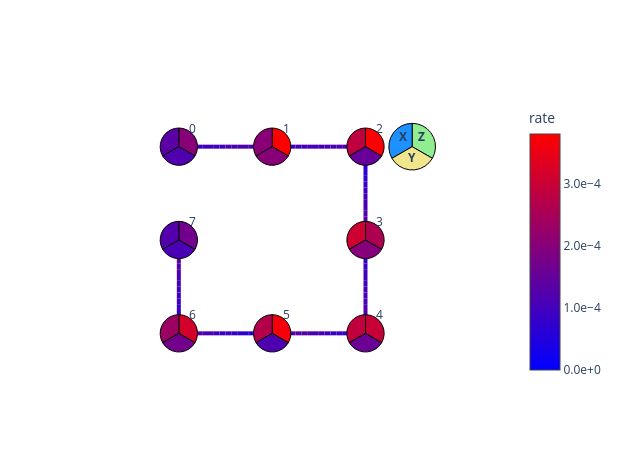

Here is the notebook cell this chart was saved with:
### Markdown cell above
### Learn the entangling layers' noise

PEC starts by learning the twirled noise model of each layer of entangling gates in the circuit. If you assume a Markovian noise model, the depth of the circuit is assumed to not affect the noise channel of a given entangling layer.  Therefore, only the noise model of each unique layer of entangling gates should be learned. The circuit used in this guide can be split into two unique layers. Designing circuits to have a minimal set of unique entangling layers is important if you want to learn a noise model, since the unique layers must be learned independently. If you have too many unique layers in your circuit, noise learning can become infeasible due to the sampling cost of learning many layers.

`qiskit-noise-learning` is used to learn the noise. The learner repeats each layer _`fragment_depths`_ times in its learning circuits, twirls each circuit _`num_randomizations`_ times, and fits the decay of the measured fidelities to a Pauli-Lindblad model. These parameters can effect the accuracy of the learned model. The more accurate the learned noise model is, the more accurate the noise cancellation will be.
The following code draws the learned noise model with the two layers merged into one map. Each qubit is a pie of its weight-1 X, Y and Z rates summed over the two layers, and each edge shows the learned weight-2 rates. For example, a rate of ``3e-4`` means that error occurs on roughly three of every 10,000 uses of the layer.

Readout noise mitigation is done in post-processing by using TREX, as opposed to the **gate** noise model, which is required for the program preparation in order to inject the anti-noise that corresponds to the learned noise model.
Therefore, the readout noise can be either executed and learned when learning the gates' noise, or when executing the mitigated program. Learning the readout noise alongside the gate noise might be beneficial for learning a self-consistent noise model (see [Disambiguating Pauli noise in quantum computers](https://arxiv.org/pdf/2505.22629) for example). In cases where the gate noise and the readout noise are separated in the noise model, it is recommended that you learn the readout noise when executing the mitigated program to avoid drift in the noise between the when it was learned and executed.

In this guide, the readout noise is learned while executing the mitigated program by using TREX calibration circuit.

### Code cell
from qiskit.providers.fake_provider import GenericBackendV2
from qiskit.quantum_info import PauliList
from qiskit_ibm_runtime.results import LayerError, PauliLindbladError
from qiskit_ibm_runtime.visualization.embeddings import Embedding
from qiskit_mitigation import PEC
from qiskit_noise_learning.aer_executor import AerExecutor
from qiskit_noise_learning.noise_learner import LearningOptions, NoiseLearner
from samplomatic import InjectNoise

line_coupling = [(i, i + 1) for i in range(num_qubits - 1)]
backend = GenericBackendV2(
    num_qubits=num_qubits,
    basis_gates=["id", "rz", "sx", "x", "cz"],
    coupling_map=line_coupling,
)

task_pec = PEC()
# first learn only the layers PEC will inject noise into, i.e. not the measurement layer
pec_layers = [
    layer
    for layer in task_pec.find_unique_layers(mirrored_circuit, boxing_options)
    if get_annotation(layer.operation, InjectNoise)
]
layers = task_pec.find_unique_layers(mirrored_circuit, boxing_options)

learning_options = LearningOptions(
    fragment_depths=[2, 4, 8, 16],
    num_randomizations=250,
    shots_per_randomizations=16,
)

# qiskit-noise-learning is not compatible with the Executor in local mode,
# and requires the simulator present in the package for running simulation
noise_dict = {
    get_annotation(layer.operation, Tag).ref: noise_layer
    for layer, noise_layer in layer_noise_model
}
noise_learner_simulator = AerExecutor(
    qasm_simulator=AerSimulator(method="stabilizer"), noise_dict=noise_dict
)
learner = NoiseLearner(
    backend, options=learning_options, executor=noise_learner_simulator
)
learned_noise = (
    learner.run(pec_layers).result().to_dict()
)  # keyed by InjectNoise reference

# Draw the learned model on the line, laid out as a line with the qubits in order.
# Composing the two layers' maps sums their rates, giving one map over all the edges.
embedding = Embedding(
    [(0, 0), (0, 2), (0, 4), (2, 4), (4, 4), (4, 2), (4, 0), (2, 0)],
    line_coupling,
)
first, second = learned_noise.values()
learned_model = first.compose(second).simplify()
error = PauliLindbladError(
    PauliList(
        learned_model.get_qubit_sparse_pauli_list_copy().to_pauli_list()
    ),
    learned_model.rates,
)
fig = LayerError(circuit, list(range(num_qubits)), error).draw_map(
    embedding, radius=0.4, height=460, width=620
)
fig.update_traces(
    marker={
        "cmin": 0,
        "cmax": max(learned_model.rates),
        "colorbar": {"tickformat": ".1e", "title": "rate"},
    },
    selector={"mode": "markers"},
)
fig.show()
